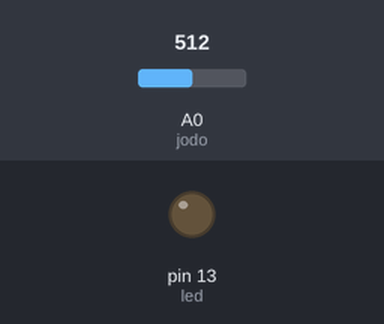
Bench run of a sketch on a simulated Arduino Uno, built with avr-gcc and run on an emulated ATmega328P. On the bench: output pins drawn as LEDs (lit = HIGH). The inputs (shaded band) are chosen by the test bench; at power-on: A0 (jodo) = 512.

Above: at 1.2 s.
1.3 s: A0 (jodo) set to 312
2.8 s: A0 (jodo) set to 283
At 3.7 s:
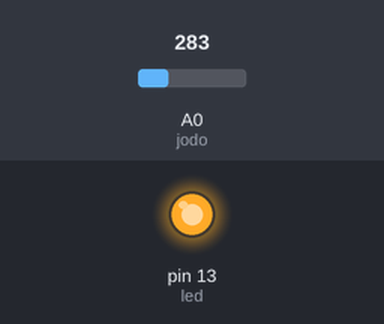
4.3 s: A0 (jodo) set to 306
At 4.9 s:
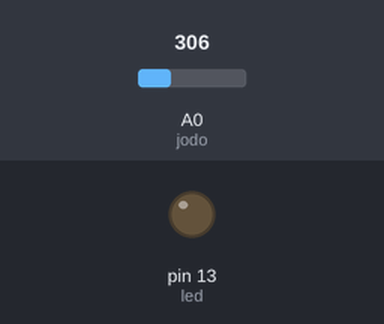
5.8 s: A0 (jodo) set to 290
At 7.2 s:
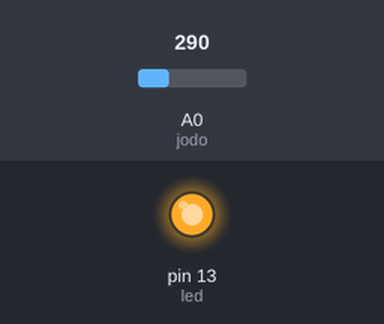
Timing chart, 0 to 8.3 s (numbered marks = the images above; inputs shaded):
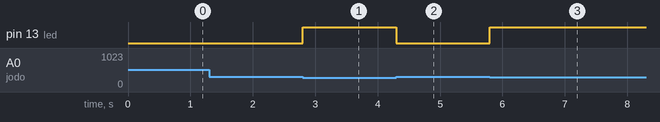

The sketch:

CDS_Street-lamp.ino
```cpp
int jodo = A0;
int led = 13;
int time;

void setup() {
  pinMode(jodo, INPUT);
  pinMode(led, OUTPUT);
}

void loop() {
  int light = analogRead(jodo);
  if (light < 300)
    digitalWrite(led, HIGH);
  else
    digitalWrite(led, LOW);
}
```

Measured:
- the behaviour switches between 300 and 299 on A0 (jodo) (found by bisection; images 0 and 1)
- after the input at 1.3 s, every drawn part: stays the same
- after the input at 2.8 s, pin 13 (led): LOW → HIGH at once
- after the input at 4.3 s, pin 13 (led): HIGH → LOW at once
- after the input at 5.8 s, pin 13 (led): LOW → HIGH at once
